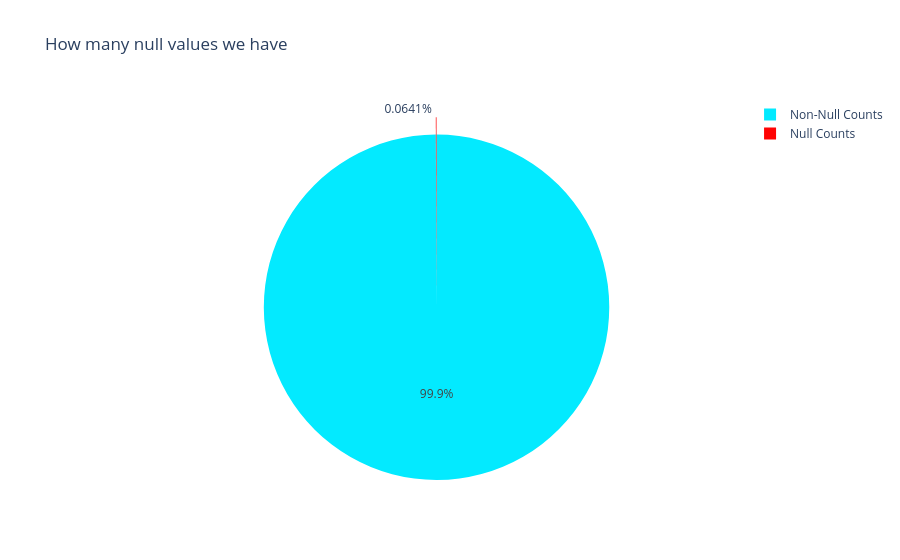

Source (notebook cell):
### Code cell
# Checking what percentage values are null
fig=null_counts_pie_chart(book_df['Year-Of-Publication'])
fig.show()

# saving as html file
fig.write_html("../Charts/null_year_after_scrapping.html")

### Figure 1 — Plotly figure (JSON) as saved in the notebook; plotly's stock layout.template omitted (floating-point values rounded to 4 significant figures)
{"data": [{"labels": ["Null Counts", "Non-Null Counts"], "marker": {"colors": ["#ff0303", "#03eaff"]}, "pull": [0, 0.1], "type": "pie", "values": [40, 62355]}], "layout": {"autosize": false, "title": {"text": "How many null values we have"}}}
